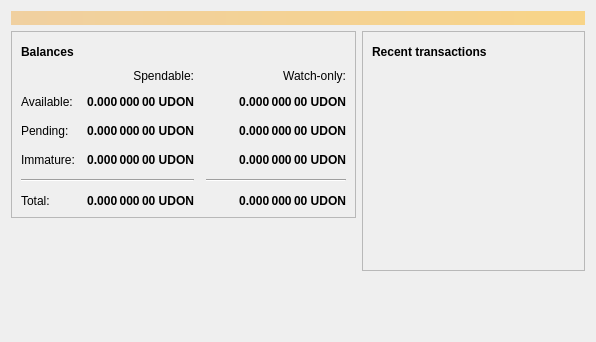
<?xml version="1.0" encoding="UTF-8"?>
<ui version="4.0">
 <class>OverviewPage</class>
 <widget class="QWidget" name="OverviewPage">
  <property name="geometry">
   <rect>
    <x>0</x>
    <y>0</y>
    <width>596</width>
    <height>342</height>
   </rect>
  </property>
  <property name="windowTitle">
   <string>Form</string>
  </property>
  <layout class="QVBoxLayout" name="topLayout">
   <item>
    <widget class="QLabel" name="labelAlerts">
     <property name="visible">
      <bool>false</bool>
     </property>
     <property name="styleSheet">
      <string notr="true">QLabel { background-color: qlineargradient(x1: 0, y1: 0, x2: 1, y2: 0, stop:0 #F0D0A0, stop:1 #F8D488); color:#000000; }</string>
     </property>
     <property name="wordWrap">
      <bool>true</bool>
     </property>
     <property name="margin">
      <number>3</number>
     </property>
     <property name="textInteractionFlags">
      <set>Qt::TextSelectableByMouse</set>
     </property>
    </widget>
   </item>
   <item>
    <layout class="QHBoxLayout" name="horizontalLayout" stretch="1,1">
     <item>
      <layout class="QVBoxLayout" name="verticalLayout_2">
       <item>
        <widget class="QFrame" name="frame">
         <property name="frameShape">
          <enum>QFrame::StyledPanel</enum>
         </property>
         <property name="frameShadow">
          <enum>QFrame::Raised</enum>
         </property>
         <layout class="QVBoxLayout" name="verticalLayout_4">
          <item>
           <layout class="QHBoxLayout" name="horizontalLayout_4">
            <item>
             <widget class="QLabel" name="label_5">
              <property name="font">
               <font>
                <weight>75</weight>
                <bold>true</bold>
               </font>
              </property>
              <property name="text">
               <string>Balances</string>
              </property>
             </widget>
            </item>
            <item>
             <widget class="QPushButton" name="labelWalletStatus">
              <property name="enabled">
               <bool>true</bool>
              </property>
              <property name="maximumSize">
               <size>
                <width>30</width>
                <height>16777215</height>
               </size>
              </property>
              <property name="toolTip">
               <string>The displayed information may be out of date. Your wallet automatically synchronizes with the Udoncoin network after a connection is established, but this process has not completed yet.</string>
              </property>
              <property name="text">
               <string/>
              </property>
              <property name="icon">
               <iconset resource="../bitcoin.qrc">
                <normaloff>:/icons/warning</normaloff>
                <disabledoff>:/icons/warning</disabledoff>:/icons/warning</iconset>
              </property>
              <property name="iconSize">
               <size>
                <width>24</width>
                <height>24</height>
               </size>
              </property>
              <property name="flat">
               <bool>true</bool>
              </property>
             </widget>
            </item>
            <item>
             <spacer name="horizontalSpacer_3">
              <property name="orientation">
               <enum>Qt::Horizontal</enum>
              </property>
              <property name="sizeHint" stdset="0">
               <size>
                <width>40</width>
                <height>20</height>
               </size>
              </property>
             </spacer>
            </item>
           </layout>
          </item>
          <item>
           <layout class="QGridLayout" name="gridLayout">
            <property name="spacing">
             <number>12</number>
            </property>
            <item row="2" column="2">
             <widget class="QLabel" name="labelWatchPending">
              <property name="font">
               <font>
                <weight>75</weight>
                <bold>true</bold>
               </font>
              </property>
              <property name="cursor">
               <cursorShape>IBeamCursor</cursorShape>
              </property>
              <property name="toolTip">
               <string>Unconfirmed transactions to watch-only addresses</string>
              </property>
              <property name="text">
               <string notr="true">0.000 000 00 UDON</string>
              </property>
              <property name="alignment">
               <set>Qt::AlignRight|Qt::AlignTrailing|Qt::AlignVCenter</set>
              </property>
              <property name="textInteractionFlags">
               <set>Qt::LinksAccessibleByMouse|Qt::TextSelectableByKeyboard|Qt::TextSelectableByMouse</set>
              </property>
             </widget>
            </item>
            <item row="2" column="1">
             <widget class="QLabel" name="labelUnconfirmed">
              <property name="font">
               <font>
                <weight>75</weight>
                <bold>true</bold>
               </font>
              </property>
              <property name="cursor">
               <cursorShape>IBeamCursor</cursorShape>
              </property>
              <property name="toolTip">
               <string>Total of transactions that have yet to be confirmed, and do not yet count toward the spendable balance</string>
              </property>
              <property name="text">
               <string notr="true">0.000 000 00 UDON</string>
              </property>
              <property name="alignment">
               <set>Qt::AlignRight|Qt::AlignTrailing|Qt::AlignVCenter</set>
              </property>
              <property name="textInteractionFlags">
               <set>Qt::LinksAccessibleByMouse|Qt::TextSelectableByKeyboard|Qt::TextSelectableByMouse</set>
              </property>
             </widget>
            </item>
            <item row="3" column="2">
             <widget class="QLabel" name="labelWatchImmature">
              <property name="font">
               <font>
                <weight>75</weight>
                <bold>true</bold>
               </font>
              </property>
              <property name="cursor">
               <cursorShape>IBeamCursor</cursorShape>
              </property>
              <property name="toolTip">
               <string>Mined balance in watch-only addresses that has not yet matured</string>
              </property>
              <property name="text">
               <string notr="true">0.000 000 00 UDON</string>
              </property>
              <property name="alignment">
               <set>Qt::AlignRight|Qt::AlignTrailing|Qt::AlignVCenter</set>
              </property>
              <property name="textInteractionFlags">
               <set>Qt::LinksAccessibleByMouse|Qt::TextSelectableByKeyboard|Qt::TextSelectableByMouse</set>
              </property>
             </widget>
            </item>
            <item row="4" column="0" colspan="2">
             <widget class="Line" name="line">
              <property name="orientation">
               <enum>Qt::Horizontal</enum>
              </property>
             </widget>
            </item>
            <item row="4" column="2">
             <widget class="Line" name="lineWatchBalance">
              <property name="sizePolicy">
               <sizepolicy hsizetype="Preferred" vsizetype="Fixed">
                <horstretch>0</horstretch>
                <verstretch>0</verstretch>
               </sizepolicy>
              </property>
              <property name="minimumSize">
               <size>
                <width>140</width>
                <height>0</height>
               </size>
              </property>
              <property name="orientation">
               <enum>Qt::Horizontal</enum>
              </property>
             </widget>
            </item>
            <item row="5" column="0">
             <widget class="QLabel" name="labelTotalText">
              <property name="text">
               <string>Total:</string>
              </property>
             </widget>
            </item>
            <item row="3" column="1">
             <widget class="QLabel" name="labelImmature">
              <property name="font">
               <font>
                <weight>75</weight>
                <bold>true</bold>
               </font>
              </property>
              <property name="cursor">
               <cursorShape>IBeamCursor</cursorShape>
              </property>
              <property name="toolTip">
               <string>Mined balance that has not yet matured</string>
              </property>
              <property name="text">
               <string notr="true">0.000 000 00 UDON</string>
              </property>
              <property name="alignment">
               <set>Qt::AlignRight|Qt::AlignTrailing|Qt::AlignVCenter</set>
              </property>
              <property name="textInteractionFlags">
               <set>Qt::LinksAccessibleByMouse|Qt::TextSelectableByKeyboard|Qt::TextSelectableByMouse</set>
              </property>
             </widget>
            </item>
            <item row="2" column="3">
             <spacer name="horizontalSpacer_2">
              <property name="orientation">
               <enum>Qt::Horizontal</enum>
              </property>
              <property name="sizeHint" stdset="0">
               <size>
                <width>40</width>
                <height>20</height>
               </size>
              </property>
             </spacer>
            </item>
            <item row="3" column="0">
             <widget class="QLabel" name="labelImmatureText">
              <property name="text">
               <string>Immature:</string>
              </property>
             </widget>
            </item>
            <item row="5" column="1">
             <widget class="QLabel" name="labelTotal">
              <property name="font">
               <font>
                <weight>75</weight>
                <bold>true</bold>
               </font>
              </property>
              <property name="cursor">
               <cursorShape>IBeamCursor</cursorShape>
              </property>
              <property name="toolTip">
               <string>Your current total balance</string>
              </property>
              <property name="text">
               <string notr="true">0.000 000 00 UDON</string>
              </property>
              <property name="alignment">
               <set>Qt::AlignRight|Qt::AlignTrailing|Qt::AlignVCenter</set>
              </property>
              <property name="textInteractionFlags">
               <set>Qt::LinksAccessibleByMouse|Qt::TextSelectableByKeyboard|Qt::TextSelectableByMouse</set>
              </property>
             </widget>
            </item>
            <item row="5" column="2">
             <widget class="QLabel" name="labelWatchTotal">
              <property name="font">
               <font>
                <weight>75</weight>
                <bold>true</bold>
               </font>
              </property>
              <property name="cursor">
               <cursorShape>IBeamCursor</cursorShape>
              </property>
              <property name="toolTip">
               <string>Current total balance in watch-only addresses</string>
              </property>
              <property name="text">
               <string notr="true">0.000 000 00 UDON</string>
              </property>
              <property name="alignment">
               <set>Qt::AlignRight|Qt::AlignTrailing|Qt::AlignVCenter</set>
              </property>
              <property name="textInteractionFlags">
               <set>Qt::LinksAccessibleByMouse|Qt::TextSelectableByKeyboard|Qt::TextSelectableByMouse</set>
              </property>
             </widget>
            </item>
            <item row="0" column="2">
             <widget class="QLabel" name="labelWatchonly">
              <property name="text">
               <string>Watch-only:</string>
              </property>
              <property name="alignment">
               <set>Qt::AlignRight|Qt::AlignTrailing|Qt::AlignVCenter</set>
              </property>
             </widget>
            </item>
            <item row="1" column="0">
             <widget class="QLabel" name="labelBalanceText">
              <property name="text">
               <string>Available:</string>
              </property>
             </widget>
            </item>
            <item row="1" column="1">
             <widget class="QLabel" name="labelBalance">
              <property name="font">
               <font>
                <weight>75</weight>
                <bold>true</bold>
               </font>
              </property>
              <property name="cursor">
               <cursorShape>IBeamCursor</cursorShape>
              </property>
              <property name="toolTip">
               <string>Your current spendable balance</string>
              </property>
              <property name="text">
               <string notr="true">0.000 000 00 UDON</string>
              </property>
              <property name="alignment">
               <set>Qt::AlignRight|Qt::AlignTrailing|Qt::AlignVCenter</set>
              </property>
              <property name="textInteractionFlags">
               <set>Qt::LinksAccessibleByMouse|Qt::TextSelectableByKeyboard|Qt::TextSelectableByMouse</set>
              </property>
             </widget>
            </item>
            <item row="1" column="2">
             <widget class="QLabel" name="labelWatchAvailable">
              <property name="font">
               <font>
                <weight>75</weight>
                <bold>true</bold>
               </font>
              </property>
              <property name="cursor">
               <cursorShape>IBeamCursor</cursorShape>
              </property>
              <property name="toolTip">
               <string>Your current balance in watch-only addresses</string>
              </property>
              <property name="text">
               <string notr="true">0.000 000 00 UDON</string>
              </property>
              <property name="alignment">
               <set>Qt::AlignRight|Qt::AlignTrailing|Qt::AlignVCenter</set>
              </property>
              <property name="textInteractionFlags">
               <set>Qt::LinksAccessibleByMouse|Qt::TextSelectableByKeyboard|Qt::TextSelectableByMouse</set>
              </property>
             </widget>
            </item>
            <item row="2" column="0">
             <widget class="QLabel" name="labelPendingText">
              <property name="text">
               <string>Pending:</string>
              </property>
             </widget>
            </item>
            <item row="0" column="1">
             <widget class="QLabel" name="labelSpendable">
              <property name="text">
               <string>Spendable:</string>
              </property>
              <property name="alignment">
               <set>Qt::AlignRight|Qt::AlignTrailing|Qt::AlignVCenter</set>
              </property>
             </widget>
            </item>
           </layout>
          </item>
         </layout>
        </widget>
       </item>
       <item>
        <spacer name="verticalSpacer">
         <property name="orientation">
          <enum>Qt::Vertical</enum>
         </property>
         <property name="sizeHint" stdset="0">
          <size>
           <width>20</width>
           <height>40</height>
          </size>
         </property>
        </spacer>
       </item>
      </layout>
     </item>
     <item>
      <layout class="QVBoxLayout" name="verticalLayout_3">
       <item>
        <widget class="QFrame" name="frame_2">
         <property name="frameShape">
          <enum>QFrame::StyledPanel</enum>
         </property>
         <property name="frameShadow">
          <enum>QFrame::Raised</enum>
         </property>
         <layout class="QVBoxLayout" name="verticalLayout">
          <item>
           <layout class="QHBoxLayout" name="horizontalLayout_2">
            <item>
             <widget class="QLabel" name="label_4">
              <property name="font">
               <font>
                <weight>75</weight>
                <bold>true</bold>
               </font>
              </property>
              <property name="text">
               <string>Recent transactions</string>
              </property>
             </widget>
            </item>
            <item>
             <widget class="QPushButton" name="labelTransactionsStatus">
              <property name="enabled">
               <bool>true</bool>
              </property>
              <property name="maximumSize">
               <size>
                <width>30</width>
                <height>16777215</height>
               </size>
              </property>
              <property name="toolTip">
               <string>The displayed information may be out of date. Your wallet automatically synchronizes with the Udoncoin network after a connection is established, but this process has not completed yet.</string>
              </property>
              <property name="text">
               <string/>
              </property>
              <property name="icon">
               <iconset resource="../bitcoin.qrc">
                <normaloff>:/icons/warning</normaloff>
                <disabledoff>:/icons/warning</disabledoff>:/icons/warning</iconset>
              </property>
              <property name="iconSize">
               <size>
                <width>24</width>
                <height>24</height>
               </size>
              </property>
              <property name="flat">
               <bool>true</bool>
              </property>
             </widget>
            </item>
            <item>
             <spacer name="horizontalSpacer">
              <property name="orientation">
               <enum>Qt::Horizontal</enum>
              </property>
              <property name="sizeHint" stdset="0">
               <size>
                <width>40</width>
                <height>20</height>
               </size>
              </property>
             </spacer>
            </item>
           </layout>
          </item>
          <item>
           <widget class="QListView" name="listTransactions">
            <property name="styleSheet">
             <string notr="true">QListView { background: transparent; }</string>
            </property>
            <property name="frameShape">
             <enum>QFrame::NoFrame</enum>
            </property>
            <property name="verticalScrollBarPolicy">
             <enum>Qt::ScrollBarAlwaysOff</enum>
            </property>
            <property name="horizontalScrollBarPolicy">
             <enum>Qt::ScrollBarAlwaysOff</enum>
            </property>
            <property name="selectionMode">
             <enum>QAbstractItemView::NoSelection</enum>
            </property>
           </widget>
          </item>
         </layout>
        </widget>
       </item>
       <item>
        <spacer name="verticalSpacer_2">
         <property name="orientation">
          <enum>Qt::Vertical</enum>
         </property>
         <property name="sizeHint" stdset="0">
          <size>
           <width>20</width>
           <height>40</height>
          </size>
         </property>
        </spacer>
       </item>
      </layout>
     </item>
    </layout>
   </item>
  </layout>
 </widget>
 <resources/>
 <connections/>
</ui>
